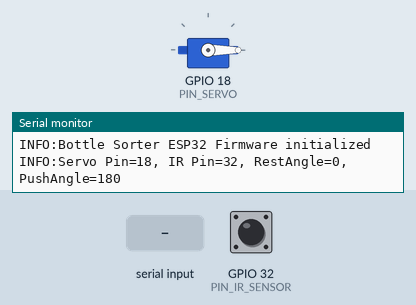
Recording of a sketch running on a simulated ESP32. Shown: servo, the last lines printed to the serial monitor. Inputs (shaded band) come from the test bench; at power-on: GPIO 32 (PIN_IR_SENSOR) HIGH.

Above: at 1.4 s.
1.5 s: "SERVO:TEST\n" received over Serial
At 1.8 s:
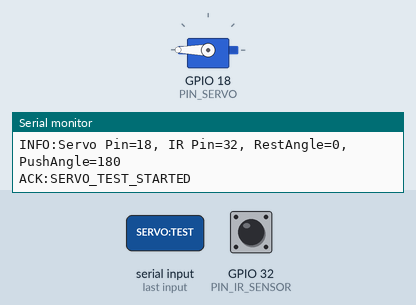
4.0 s: GPIO 32 (PIN_IR_SENSOR) driven LOW
5.5 s: "QUEUE:DEFECT\n" received over Serial
7.0 s: "QUEUE:PASS\n" received over Serial
8.5 s: GPIO 32 (PIN_IR_SENSOR) driven HIGH
10.0 s: GPIO 32 (PIN_IR_SENSOR) pulsed LOW 2 times (0.12 s each, 0.3 s apart)
At 11.6 s:
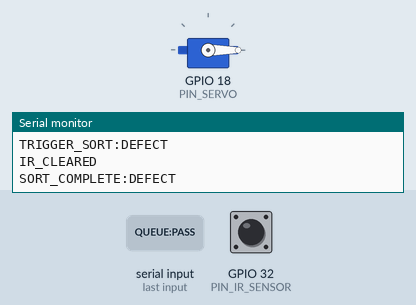
Timing chart, 0 to 13.1 s (numbered marks = the images above; inputs shaded):
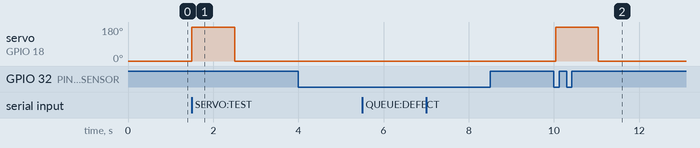

The sketch:

esp32_sorter.ino
```cpp
/**
 * ==============================================================================
 * Automated Bottle Defect Detection & Conveyor Sorting System - ESP32 Firmware
 * ==============================================================================
 * Hardware Pinout:
 *   - Servo Signal: GPIO18 (SG90 Servo diverter)
 *   - IR Sensor:    GPIO32 (Active LOW, INPUT_PULLUP)
 *
 * Operational Logic:
 *   1. Conveyor Belt runs CONTINUOUSLY (never halted during normal sorting).
 *   2. Python AI camera inspects bottle ~12 cm before IR sensor (6-7s travel time).
 *   3. Python enqueues AI verdict into ESP32 FIFO queue (QUEUE:DEFECT, QUEUE:PASS, QUEUE:UNCERTAIN).
 *   4. When bottle arrives at IR sensor (GPIO32 active LOW):
 *      - Consumes exactly ONE verdict from the FIFO queue.
 *      - If DEFECT: Servo sweeps from 0° to 180°, holds for 1s, returns to 0°.
 *      - If PASS: Servo remains at 0° (bottle passes along conveyor).
 *      - If UNCERTAIN or ERR:QUEUE_EMPTY: Servo remains at 0° (safe bypass).
 *   5. Completely non-blocking millis() state machine so serial communication and
 *      sensor polling run with sub-millisecond responsiveness.
 * ==============================================================================
 */

#include <Arduino.h>
#include <ESP32Servo.h>

// --- Pin Definitions ---
#define PIN_SERVO      18
#define PIN_IR_SENSOR  32

// --- Servo Configuration ---
#define SERVO_REST_ANGLE    0     // Resting angle (parallel to conveyor)
#define DEFAULT_PUSH_ANGLE  180   // Pushing angle (deflects defective bottle)
#define DEFAULT_HOLD_MS     1000  // Duration to hold servo at push angle (ms)
#define SERVO_RETURN_MS     400   // Settle time when returning to rest angle (ms)

// --- IR Sensor Configuration ---
#define IR_DEBOUNCE_MS      35    // Debounce time for bottle arrival (active LOW)
#define IR_EXIT_DEBOUNCE_MS 50    // Debounce time for bottle exit (HIGH)
#define IR_COOLDOWN_MS      400   // Minimum gap between successive bottles (ms)

// --- FIFO Verdict Queue Configuration ---
#define QUEUE_CAPACITY      32    // Max in-flight bottle verdicts

enum VerdictType {
  VERDICT_NONE = 0,
  VERDICT_DEFECT,
  VERDICT_PASS,
  VERDICT_UNCERTAIN
};

enum ServoState {
  SERVO_IDLE = 0,
  SERVO_HOLDING,
  SERVO_RETURNING
};

// Global Hardware Objects
Servo myServo;

// Configurable Parameters (can be adjusted via serial CONFIG commands)
int servoRestAngle = SERVO_REST_ANGLE;
int servoPushAngle = DEFAULT_PUSH_ANGLE;
unsigned long servoHoldMs = DEFAULT_HOLD_MS;

// Servo State Machine Variables
ServoState servoState = SERVO_IDLE;
unsigned long servoTimer = 0;
bool pendingSortDefect = false;

// IR Sensor State Machine Variables
bool bottlePresentAtIR = false;
unsigned long irLowStartTime = 0;
unsigned long irHighStartTime = 0;
unsigned long lastBottleExitTime = 0;

// FIFO Circular Buffer for Verdicts
VerdictType verdictQueue[QUEUE_CAPACITY];
int queueHead = 0; // Index of oldest verdict (dequeue position)
int queueTail = 0; // Index of next insert (enqueue position)
int queueCount = 0;

// Serial Parsing Buffer
String serialCommandBuffer = "";

// Forward Declarations
bool enqueueVerdict(VerdictType v);
VerdictType dequeueVerdict();
void processIRDetection();
void updateServoStateMachine();
void processIncomingSerial();
void handleCommand(const String& cmd);
const char* verdictToString(VerdictType v);

void setup() {
  Serial.begin(115200);
  delay(200);

  // Configure IR sensor with internal pullup (Active LOW)
  pinMode(PIN_IR_SENSOR, INPUT_PULLUP);

  // Configure ESP32 Servo
  ESP32PWM::allocateTimer(0);
  myServo.setPeriodHertz(50);             // Standard 50Hz servo PWM
  myServo.attach(PIN_SERVO, 500, 2400);   // SG90 standard pulse range (0.5ms - 2.4ms)

  // Initial position: 0 degrees resting (DO NOT sweep or actuate on boot)
  myServo.write(servoRestAngle);

  Serial.println("SYSTEM_READY");
  Serial.println("INFO:Bottle Sorter ESP32 Firmware initialized");
  Serial.print("INFO:Servo Pin=");
  Serial.print(PIN_SERVO);
  Serial.print(", IR Pin=");
  Serial.print(PIN_IR_SENSOR);
  Serial.print(", RestAngle=");
  Serial.print(servoRestAngle);
  Serial.print(", PushAngle=");
  Serial.println(servoPushAngle);
}

void loop() {
  // 1. Process serial commands from Python
  processIncomingSerial();

  // 2. Poll IR sensor & trigger sorting if bottle arrives
  processIRDetection();

  // 3. Update non-blocking servo movement state machine
  updateServoStateMachine();
}

/**
 * Enqueue an AI verdict received from Python into circular FIFO queue.
 */
bool enqueueVerdict(VerdictType v) {
  if (queueCount >= QUEUE_CAPACITY) {
    return false; // Queue full
  }
  verdictQueue[queueTail] = v;
  queueTail = (queueTail + 1) % QUEUE_CAPACITY;
  queueCount++;
  return true;
}

/**
 * Dequeue the oldest AI verdict when a bottle reaches the IR sensor.
 */
VerdictType dequeueVerdict() {
  if (queueCount == 0) {
    return VERDICT_NONE;
  }
  VerdictType v = verdictQueue[queueHead];
  queueHead = (queueHead + 1) % QUEUE_CAPACITY;
  queueCount--;
  return v;
}

const char* verdictToString(VerdictType v) {
  switch (v) {
    case VERDICT_DEFECT:    return "DEFECT";
    case VERDICT_PASS:      return "PASS";
    case VERDICT_UNCERTAIN: return "UNCERTAIN";
    default:                return "NONE";
  }
}

/**
 * Reads and debounces the IR sensor (Active LOW on GPIO32).
 * Consumes exactly one verdict when a bottle breaks the IR beam.
 */
void processIRDetection() {
  int rawValue = digitalRead(PIN_IR_SENSOR);
  unsigned long now = millis();

  // Active LOW detection
  if (rawValue == LOW) {
    irHighStartTime = 0; // Reset HIGH timer

    if (!bottlePresentAtIR) {
      if (irLowStartTime == 0) {
        irLowStartTime = now;
      } else if ((now - irLowStartTime) >= IR_DEBOUNCE_MS) {
        // Enforce cooldown from previous bottle to prevent chatter
        if ((now - lastBottleExitTime) >= IR_COOLDOWN_MS) {
          bottlePresentAtIR = true;

          // Notify Python that a bottle has arrived at IR sensor
          Serial.println("IR_TRIGGER");

          // Consume exactly ONE verdict from the FIFO queue
          VerdictType verdict = dequeueVerdict();

          if (verdict == VERDICT_DEFECT) {
            Serial.println("TRIGGER_SORT:DEFECT");
            // Initiate servo push immediately
            myServo.write(servoPushAngle);
            servoTimer = millis();
            servoState = SERVO_HOLDING;
          } else if (verdict == VERDICT_PASS) {
            Serial.println("TRIGGER_SORT:PASS");
            // Servo stays at rest, bottle passes on conveyor
            Serial.println("SORT_COMPLETE:PASS");
          } else if (verdict == VERDICT_UNCERTAIN) {
            Serial.println("TRIGGER_SORT:UNCERTAIN");
            // Safe bypass: do not push uncertain bottles
            Serial.println("SORT_COMPLETE:UNCERTAIN");
          } else {
            // Queue empty! No verdict available for this bottle
            Serial.println("ERR:QUEUE_EMPTY");
            // Never push an unknown bottle
          }
        }
      }
    }
  } else {
    // IR sensor is HIGH (beam unbroken)
    irLowStartTime = 0; // Reset LOW timer

    if (bottlePresentAtIR) {
      if (irHighStartTime == 0) {
        irHighStartTime = now;
      } else if ((now - irHighStartTime) >= IR_EXIT_DEBOUNCE_MS) {
        // Bottle has completely cleared the IR sensor
        bottlePresentAtIR = false;
        lastBottleExitTime = now;
        Serial.println("IR_CLEARED");
      }
    }
  }
}

/**
 * Non-blocking servo timer:
 * - Moves to push angle (180°)
 * - Holds for servoHoldMs (1000ms)
 * - Returns to rest angle (0°)
 * - Allows settle time then sends SORT_COMPLETE:DEFECT
 */
void updateServoStateMachine() {
  if (servoState == SERVO_IDLE) {
    return;
  }

  unsigned long now = millis();

  if (servoState == SERVO_HOLDING) {
    if (now - servoTimer >= servoHoldMs) {
      // Return servo back to 0° resting position
      myServo.write(servoRestAngle);
      servoTimer = now;
      servoState = SERVO_RETURNING;
    }
  } else if (servoState == SERVO_RETURNING) {
    if (now - servoTimer >= SERVO_RETURN_MS) {
      servoState = SERVO_IDLE;
      Serial.println("SORT_COMPLETE:DEFECT");
    }
  }
}

/**
 * Reads incoming characters from serial into a line buffer.
 */
void processIncomingSerial() {
  while (Serial.available() > 0) {
    char c = (char)Serial.read();
    if (c == '\r') {
      continue;
    }
    if (c == '\n') {
      serialCommandBuffer.trim();
      if (serialCommandBuffer.length() > 0) {
        handleCommand(serialCommandBuffer);
      }
      serialCommandBuffer = "";
    } else {
      if (serialCommandBuffer.length() < 64) {
        serialCommandBuffer += c;
      }
    }
  }
}

/**
 * Dispatches ASCII protocol commands received from Python.
 */
void handleCommand(const String& cmd) {
  if (cmd == "QUEUE:DEFECT") {
    if (enqueueVerdict(VERDICT_DEFECT)) {
      Serial.print("ACK:QUEUED:DEFECT:");
      Serial.println(queueCount);
    } else {
      Serial.println("ERR:QUEUE_FULL");
    }
  }
  else if (cmd == "QUEUE:PASS") {
    if (enqueueVerdict(VERDICT_PASS)) {
      Serial.print("ACK:QUEUED:PASS:");
      Serial.println(queueCount);
    } else {
      Serial.println("ERR:QUEUE_FULL");
    }
  }
  else if (cmd == "QUEUE:UNCERTAIN") {
    if (enqueueVerdict(VERDICT_UNCERTAIN)) {
      Serial.print("ACK:QUEUED:UNCERTAIN:");
      Serial.println(queueCount);
    } else {
      Serial.println("ERR:QUEUE_FULL");
    }
  }
  else if (cmd == "STATUS") {
    Serial.print("STATUS:QUEUE=");
    Serial.print(queueCount);
    Serial.print(":SERVO=");
    Serial.print(servoState == SERVO_IDLE ? servoRestAngle : servoPushAngle);
    Serial.print(":IR=");
    Serial.println(digitalRead(PIN_IR_SENSOR) == LOW ? "ACTIVE" : "IDLE");
  }
  else if (cmd == "CLEAR_QUEUE") {
    queueHead = 0;
    queueTail = 0;
    queueCount = 0;
    Serial.println("ACK:QUEUE_CLEARED");
  }
  else if (cmd == "SERVO:TEST") {
    // Manual testing actuation from dashboard
    if (servoState == SERVO_IDLE) {
      Serial.println("ACK:SERVO_TEST_STARTED");
      myServo.write(servoPushAngle);
      servoTimer = millis();
      servoState = SERVO_HOLDING;
    } else {
      Serial.println("ERR:SERVO_BUSY");
    }
  }
  else if (cmd.startsWith("CONFIG:ANGLE:")) {
    int angle = cmd.substring(13).toInt();
    if (angle >= 30 && angle <= 180) {
      servoPushAngle = angle;
      Serial.print("ACK:CONFIG_ANGLE:");
      Serial.println(servoPushAngle);
    } else {
      Serial.println("ERR:INVALID_ANGLE");
    }
  }
  else if (cmd.startsWith("CONFIG:HOLD:")) {
    int hold = cmd.substring(12).toInt();
    if (hold >= 200 && hold <= 5000) {
      servoHoldMs = (unsigned long)hold;
      Serial.print("ACK:CONFIG_HOLD:");
      Serial.println(servoHoldMs);
    } else {
      Serial.println("ERR:INVALID_HOLD");
    }
  }
  else {
    Serial.print("ERR:UNKNOWN_COMMAND:");
    Serial.println(cmd);
  }
}
```

Measured:
- after the input at 1.5 s, servo on GPIO 18 (PIN_SERVO): 0° → 180° at once, → 0° 1.0 s later
- after the input at 10.0 s, servo on GPIO 18 (PIN_SERVO): 0° → 180° at once, → 0° 1.0 s later
